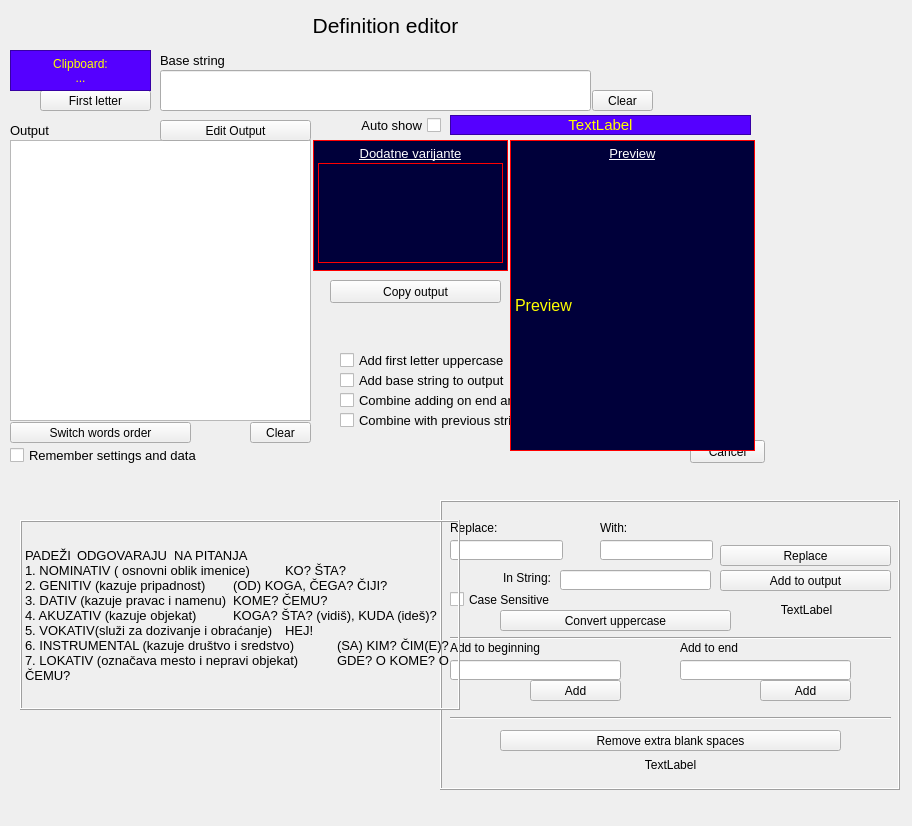
<?xml version="1.0" encoding="UTF-8"?>
<ui version="4.0">
 <class>Dialog</class>
 <widget class="QDialog" name="Dialog">
  <property name="geometry">
   <rect>
    <x>0</x>
    <y>0</y>
    <width>912</width>
    <height>826</height>
   </rect>
  </property>
  <property name="sizePolicy">
   <sizepolicy hsizetype="Preferred" vsizetype="Preferred">
    <horstretch>0</horstretch>
    <verstretch>0</verstretch>
   </sizepolicy>
  </property>
  <property name="focusPolicy">
   <enum>Qt::StrongFocus</enum>
  </property>
  <property name="windowTitle">
   <string>Dialog</string>
  </property>
  <widget class="QLabel" name="lbl_base">
   <property name="geometry">
    <rect>
     <x>160</x>
     <y>50</y>
     <width>221</width>
     <height>21</height>
    </rect>
   </property>
   <property name="font">
    <font>
     <pointsize>10</pointsize>
    </font>
   </property>
   <property name="text">
    <string>Base string</string>
   </property>
  </widget>
  <widget class="QTextEdit" name="txt_output">
   <property name="geometry">
    <rect>
     <x>10</x>
     <y>140</y>
     <width>301</width>
     <height>281</height>
    </rect>
   </property>
   <property name="font">
    <font>
     <pointsize>16</pointsize>
    </font>
   </property>
  </widget>
  <widget class="QLineEdit" name="txt_base">
   <property name="geometry">
    <rect>
     <x>160</x>
     <y>70</y>
     <width>431</width>
     <height>41</height>
    </rect>
   </property>
   <property name="font">
    <font>
     <pointsize>20</pointsize>
    </font>
   </property>
  </widget>
  <widget class="QCheckBox" name="chk_combo_prev">
   <property name="geometry">
    <rect>
     <x>340</x>
     <y>410</y>
     <width>271</width>
     <height>20</height>
    </rect>
   </property>
   <property name="font">
    <font>
     <pointsize>10</pointsize>
    </font>
   </property>
   <property name="text">
    <string>Combine with previous string</string>
   </property>
  </widget>
  <widget class="QCheckBox" name="chk_add_end">
   <property name="geometry">
    <rect>
     <x>510</x>
     <y>140</y>
     <width>181</width>
     <height>20</height>
    </rect>
   </property>
   <property name="text">
    <string>Add on end</string>
   </property>
  </widget>
  <widget class="QLabel" name="lbl_title">
   <property name="geometry">
    <rect>
     <x>0</x>
     <y>10</y>
     <width>771</width>
     <height>31</height>
    </rect>
   </property>
   <property name="font">
    <font>
     <pointsize>16</pointsize>
    </font>
   </property>
   <property name="text">
    <string>Definition editor</string>
   </property>
   <property name="alignment">
    <set>Qt::AlignCenter</set>
   </property>
  </widget>
  <widget class="QLabel" name="lbl_output">
   <property name="geometry">
    <rect>
     <x>10</x>
     <y>120</y>
     <width>221</width>
     <height>21</height>
    </rect>
   </property>
   <property name="font">
    <font>
     <pointsize>10</pointsize>
    </font>
   </property>
   <property name="text">
    <string>Output</string>
   </property>
  </widget>
  <widget class="QTextEdit" name="txt_end">
   <property name="geometry">
    <rect>
     <x>513</x>
     <y>160</y>
     <width>241</width>
     <height>71</height>
    </rect>
   </property>
   <property name="font">
    <font>
     <pointsize>12</pointsize>
    </font>
   </property>
  </widget>
  <widget class="QCheckBox" name="chk_add_beggining">
   <property name="geometry">
    <rect>
     <x>517</x>
     <y>250</y>
     <width>181</width>
     <height>20</height>
    </rect>
   </property>
   <property name="text">
    <string>Add on beggining</string>
   </property>
  </widget>
  <widget class="QTextEdit" name="txt_beggining">
   <property name="geometry">
    <rect>
     <x>520</x>
     <y>270</y>
     <width>231</width>
     <height>71</height>
    </rect>
   </property>
   <property name="font">
    <font>
     <pointsize>12</pointsize>
    </font>
   </property>
  </widget>
  <widget class="QCheckBox" name="chk_first_up">
   <property name="geometry">
    <rect>
     <x>340</x>
     <y>350</y>
     <width>341</width>
     <height>20</height>
    </rect>
   </property>
   <property name="font">
    <font>
     <pointsize>10</pointsize>
    </font>
   </property>
   <property name="text">
    <string>Add first letter uppercase</string>
   </property>
  </widget>
  <widget class="QPushButton" name="btn_generate">
   <property name="geometry">
    <rect>
     <x>320</x>
     <y>190</y>
     <width>181</width>
     <height>51</height>
    </rect>
   </property>
   <property name="font">
    <font>
     <pointsize>10</pointsize>
    </font>
   </property>
   <property name="text">
    <string>Generate</string>
   </property>
   <property name="autoDefault">
    <bool>false</bool>
   </property>
  </widget>
  <widget class="QPushButton" name="btn_copy">
   <property name="geometry">
    <rect>
     <x>330</x>
     <y>280</y>
     <width>171</width>
     <height>23</height>
    </rect>
   </property>
   <property name="text">
    <string>Copy output</string>
   </property>
   <property name="autoDefault">
    <bool>false</bool>
   </property>
  </widget>
  <widget class="QCheckBox" name="chk_combo_add">
   <property name="geometry">
    <rect>
     <x>340</x>
     <y>390</y>
     <width>351</width>
     <height>20</height>
    </rect>
   </property>
   <property name="font">
    <font>
     <pointsize>10</pointsize>
    </font>
   </property>
   <property name="text">
    <string>Combine adding on end and beggining.</string>
   </property>
  </widget>
  <widget class="QPushButton" name="btn_clear_beggining">
   <property name="geometry">
    <rect>
     <x>690</x>
     <y>342</y>
     <width>61</width>
     <height>21</height>
    </rect>
   </property>
   <property name="text">
    <string>Clear</string>
   </property>
   <property name="autoDefault">
    <bool>false</bool>
   </property>
  </widget>
  <widget class="QPushButton" name="btn_clear_end">
   <property name="geometry">
    <rect>
     <x>690</x>
     <y>232</y>
     <width>61</width>
     <height>21</height>
    </rect>
   </property>
   <property name="text">
    <string>Clear</string>
   </property>
   <property name="autoDefault">
    <bool>false</bool>
   </property>
  </widget>
  <widget class="QPushButton" name="btn_clear_output">
   <property name="geometry">
    <rect>
     <x>250</x>
     <y>422</y>
     <width>61</width>
     <height>21</height>
    </rect>
   </property>
   <property name="text">
    <string>Clear</string>
   </property>
   <property name="autoDefault">
    <bool>false</bool>
   </property>
  </widget>
  <widget class="QPushButton" name="btn_clear_base">
   <property name="geometry">
    <rect>
     <x>592</x>
     <y>90</y>
     <width>61</width>
     <height>21</height>
    </rect>
   </property>
   <property name="text">
    <string>Clear</string>
   </property>
   <property name="autoDefault">
    <bool>false</bool>
   </property>
  </widget>
  <widget class="QPushButton" name="btn_cancel">
   <property name="geometry">
    <rect>
     <x>690</x>
     <y>440</y>
     <width>75</width>
     <height>23</height>
    </rect>
   </property>
   <property name="text">
    <string>Cancel</string>
   </property>
   <property name="autoDefault">
    <bool>false</bool>
   </property>
  </widget>
  <widget class="QCheckBox" name="chk_remember">
   <property name="geometry">
    <rect>
     <x>10</x>
     <y>445</y>
     <width>271</width>
     <height>20</height>
    </rect>
   </property>
   <property name="font">
    <font>
     <pointsize>10</pointsize>
    </font>
   </property>
   <property name="text">
    <string>Remember settings and data</string>
   </property>
  </widget>
  <widget class="QPushButton" name="btn_edit_output">
   <property name="geometry">
    <rect>
     <x>160</x>
     <y>120</y>
     <width>151</width>
     <height>21</height>
    </rect>
   </property>
   <property name="text">
    <string>Edit Output</string>
   </property>
   <property name="autoDefault">
    <bool>false</bool>
   </property>
  </widget>
  <widget class="QCheckBox" name="chk_add_base">
   <property name="geometry">
    <rect>
     <x>340</x>
     <y>370</y>
     <width>271</width>
     <height>20</height>
    </rect>
   </property>
   <property name="font">
    <font>
     <pointsize>10</pointsize>
    </font>
   </property>
   <property name="text">
    <string>Add base string to output</string>
   </property>
  </widget>
  <widget class="QFrame" name="frm_edit">
   <property name="geometry">
    <rect>
     <x>440</x>
     <y>500</y>
     <width>460</width>
     <height>290</height>
    </rect>
   </property>
   <property name="frameShape">
    <enum>QFrame::Box</enum>
   </property>
   <property name="frameShadow">
    <enum>QFrame::Raised</enum>
   </property>
   <widget class="QLabel" name="lbl_edit_replace">
    <property name="geometry">
     <rect>
      <x>10</x>
      <y>20</y>
      <width>111</width>
      <height>16</height>
     </rect>
    </property>
    <property name="text">
     <string>Replace:</string>
    </property>
   </widget>
   <widget class="QLabel" name="lbl_edit_with">
    <property name="geometry">
     <rect>
      <x>160</x>
      <y>20</y>
      <width>111</width>
      <height>16</height>
     </rect>
    </property>
    <property name="text">
     <string>With:</string>
    </property>
    <property name="alignment">
     <set>Qt::AlignLeading|Qt::AlignLeft|Qt::AlignVCenter</set>
    </property>
   </widget>
   <widget class="QLineEdit" name="txt_edit_replace">
    <property name="geometry">
     <rect>
      <x>10</x>
      <y>40</y>
      <width>113</width>
      <height>20</height>
     </rect>
    </property>
   </widget>
   <widget class="QLineEdit" name="txt_edit_with">
    <property name="geometry">
     <rect>
      <x>160</x>
      <y>40</y>
      <width>113</width>
      <height>20</height>
     </rect>
    </property>
   </widget>
   <widget class="QPushButton" name="btn_edit_switch">
    <property name="geometry">
     <rect>
      <x>130</x>
      <y>40</y>
      <width>21</width>
      <height>23</height>
     </rect>
    </property>
    <property name="text">
     <string/>
    </property>
    <property name="icon">
     <iconset>
      <normaloff>../images/switch_left_right.png</normaloff>../images/switch_left_right.png</iconset>
    </property>
    <property name="autoDefault">
     <bool>false</bool>
    </property>
    <property name="flat">
     <bool>true</bool>
    </property>
   </widget>
   <widget class="QPushButton" name="btn_edit_replace">
    <property name="geometry">
     <rect>
      <x>280</x>
      <y>45</y>
      <width>171</width>
      <height>21</height>
     </rect>
    </property>
    <property name="text">
     <string>Replace</string>
    </property>
    <property name="autoDefault">
     <bool>false</bool>
    </property>
   </widget>
   <widget class="QPushButton" name="btn_edit_replace_add">
    <property name="geometry">
     <rect>
      <x>280</x>
      <y>70</y>
      <width>171</width>
      <height>21</height>
     </rect>
    </property>
    <property name="text">
     <string>Add to output</string>
    </property>
    <property name="autoDefault">
     <bool>false</bool>
    </property>
   </widget>
   <widget class="QLabel" name="lbl_edit_in_string">
    <property name="geometry">
     <rect>
      <x>10</x>
      <y>70</y>
      <width>101</width>
      <height>16</height>
     </rect>
    </property>
    <property name="text">
     <string>In String:</string>
    </property>
    <property name="alignment">
     <set>Qt::AlignRight|Qt::AlignTrailing|Qt::AlignVCenter</set>
    </property>
   </widget>
   <widget class="QLineEdit" name="txt_edit_in_string">
    <property name="geometry">
     <rect>
      <x>120</x>
      <y>70</y>
      <width>151</width>
      <height>20</height>
     </rect>
    </property>
   </widget>
   <widget class="QCheckBox" name="chk_edit_case">
    <property name="geometry">
     <rect>
      <x>10</x>
      <y>89</y>
      <width>261</width>
      <height>21</height>
     </rect>
    </property>
    <property name="text">
     <string>Case Sensitive</string>
    </property>
    <property name="icon">
     <iconset>
      <normaloff>../images/case.png</normaloff>../images/case.png</iconset>
    </property>
   </widget>
   <widget class="Line" name="line">
    <property name="geometry">
     <rect>
      <x>10</x>
      <y>130</y>
      <width>441</width>
      <height>16</height>
     </rect>
    </property>
    <property name="orientation">
     <enum>Qt::Horizontal</enum>
    </property>
   </widget>
   <widget class="QLabel" name="lbl_edit_add_beg">
    <property name="geometry">
     <rect>
      <x>10</x>
      <y>140</y>
      <width>231</width>
      <height>16</height>
     </rect>
    </property>
    <property name="text">
     <string>Add to beginning</string>
    </property>
   </widget>
   <widget class="QLineEdit" name="txt_edit_add_beg">
    <property name="geometry">
     <rect>
      <x>10</x>
      <y>160</y>
      <width>171</width>
      <height>20</height>
     </rect>
    </property>
   </widget>
   <widget class="QLabel" name="lbl_edit_add_end">
    <property name="geometry">
     <rect>
      <x>240</x>
      <y>140</y>
      <width>211</width>
      <height>16</height>
     </rect>
    </property>
    <property name="text">
     <string>Add to end</string>
    </property>
   </widget>
   <widget class="QLineEdit" name="txt_edit_add_end">
    <property name="geometry">
     <rect>
      <x>240</x>
      <y>160</y>
      <width>171</width>
      <height>20</height>
     </rect>
    </property>
   </widget>
   <widget class="QPushButton" name="btn_edit_add_beg">
    <property name="geometry">
     <rect>
      <x>90</x>
      <y>180</y>
      <width>91</width>
      <height>21</height>
     </rect>
    </property>
    <property name="text">
     <string>Add</string>
    </property>
    <property name="autoDefault">
     <bool>false</bool>
    </property>
   </widget>
   <widget class="QPushButton" name="btn_edit_add_end">
    <property name="geometry">
     <rect>
      <x>320</x>
      <y>180</y>
      <width>91</width>
      <height>21</height>
     </rect>
    </property>
    <property name="text">
     <string>Add</string>
    </property>
    <property name="autoDefault">
     <bool>false</bool>
    </property>
   </widget>
   <widget class="Line" name="line_2">
    <property name="geometry">
     <rect>
      <x>10</x>
      <y>210</y>
      <width>441</width>
      <height>16</height>
     </rect>
    </property>
    <property name="orientation">
     <enum>Qt::Horizontal</enum>
    </property>
   </widget>
   <widget class="QPushButton" name="btn_edit_spaces">
    <property name="geometry">
     <rect>
      <x>60</x>
      <y>230</y>
      <width>341</width>
      <height>21</height>
     </rect>
    </property>
    <property name="text">
     <string>Remove extra blank spaces</string>
    </property>
    <property name="autoDefault">
     <bool>false</bool>
    </property>
   </widget>
   <widget class="QLabel" name="lbl_edit_msg">
    <property name="geometry">
     <rect>
      <x>286</x>
      <y>90</y>
      <width>161</width>
      <height>41</height>
     </rect>
    </property>
    <property name="text">
     <string>TextLabel</string>
    </property>
    <property name="alignment">
     <set>Qt::AlignCenter</set>
    </property>
    <property name="wordWrap">
     <bool>true</bool>
    </property>
    <property name="textInteractionFlags">
     <set>Qt::LinksAccessibleByMouse|Qt::TextSelectableByMouse</set>
    </property>
   </widget>
   <widget class="QPushButton" name="btn_edit_close">
    <property name="geometry">
     <rect>
      <x>441</x>
      <y>0</y>
      <width>20</width>
      <height>21</height>
     </rect>
    </property>
    <property name="text">
     <string/>
    </property>
    <property name="icon">
     <iconset>
      <normaloff>../images/close.png</normaloff>../images/close.png</iconset>
    </property>
    <property name="iconSize">
     <size>
      <width>20</width>
      <height>20</height>
     </size>
    </property>
    <property name="autoDefault">
     <bool>false</bool>
    </property>
    <property name="flat">
     <bool>true</bool>
    </property>
   </widget>
   <widget class="QLabel" name="lbl_msg_spaces">
    <property name="geometry">
     <rect>
      <x>10</x>
      <y>255</y>
      <width>441</width>
      <height>20</height>
     </rect>
    </property>
    <property name="text">
     <string>TextLabel</string>
    </property>
    <property name="alignment">
     <set>Qt::AlignCenter</set>
    </property>
   </widget>
   <widget class="QPushButton" name="btn_edit_case">
    <property name="geometry">
     <rect>
      <x>60</x>
      <y>110</y>
      <width>231</width>
      <height>21</height>
     </rect>
    </property>
    <property name="text">
     <string>Convert uppercase</string>
    </property>
    <property name="autoDefault">
     <bool>false</bool>
    </property>
   </widget>
  </widget>
  <widget class="QFrame" name="frm_padezi">
   <property name="geometry">
    <rect>
     <x>20</x>
     <y>520</y>
     <width>440</width>
     <height>190</height>
    </rect>
   </property>
   <property name="frameShape">
    <enum>QFrame::Box</enum>
   </property>
   <property name="frameShadow">
    <enum>QFrame::Raised</enum>
   </property>
   <widget class="QLabel" name="lbl_padezi_text">
    <property name="geometry">
     <rect>
      <x>5</x>
      <y>0</y>
      <width>430</width>
      <height>190</height>
     </rect>
    </property>
    <property name="font">
     <font>
      <pointsize>10</pointsize>
     </font>
    </property>
    <property name="text">
     <string>PADEŽI	ODGOVARAJU  NA PITANJA
1. NOMINATIV ( osnovni oblik imenice)	KO? ŠTA?
2. GENITIV (kazuje pripadnost)	(OD) KOGA, ČEGA? ČIJI?
3. DATIV (kazuje pravac i namenu)	KOME? ČEMU?
4. AKUZATIV (kazuje objekat)	KOGA? ŠTA? (vidiš), KUDA (ideš)?
5. VOKATIV(služi za dozivanje i obraćanje)	HEJ!
6. INSTRUMENTAL (kazuje društvo i sredstvo)	(SA) KIM? ČIM(E)?
7. LOKATIV (označava mesto i nepravi objekat)	GDE? O KOME? O ČEMU?</string>
    </property>
    <property name="wordWrap">
     <bool>true</bool>
    </property>
   </widget>
   <widget class="QPushButton" name="btn_padezi_close">
    <property name="geometry">
     <rect>
      <x>410</x>
      <y>0</y>
      <width>30</width>
      <height>30</height>
     </rect>
    </property>
    <property name="text">
     <string/>
    </property>
    <property name="icon">
     <iconset>
      <normaloff>../images/close.png</normaloff>../images/close.png</iconset>
    </property>
    <property name="iconSize">
     <size>
      <width>28</width>
      <height>28</height>
     </size>
    </property>
    <property name="autoDefault">
     <bool>false</bool>
    </property>
    <property name="flat">
     <bool>true</bool>
    </property>
   </widget>
   <widget class="QLabel" name="lbl_padezi_img">
    <property name="geometry">
     <rect>
      <x>0</x>
      <y>0</y>
      <width>441</width>
      <height>190</height>
     </rect>
    </property>
    <property name="text">
     <string/>
    </property>
    <property name="pixmap">
     <pixmap>../images/padezi.jpg</pixmap>
    </property>
    <property name="scaledContents">
     <bool>true</bool>
    </property>
   </widget>
   <zorder>lbl_padezi_text</zorder>
   <zorder>lbl_padezi_img</zorder>
   <zorder>btn_padezi_close</zorder>
  </widget>
  <widget class="QPushButton" name="btn_first_letter">
   <property name="geometry">
    <rect>
     <x>40</x>
     <y>90</y>
     <width>111</width>
     <height>21</height>
    </rect>
   </property>
   <property name="text">
    <string>First letter</string>
   </property>
   <property name="autoDefault">
    <bool>false</bool>
   </property>
  </widget>
  <widget class="QPushButton" name="btn_switch_words_order">
   <property name="geometry">
    <rect>
     <x>10</x>
     <y>422</y>
     <width>181</width>
     <height>21</height>
    </rect>
   </property>
   <property name="text">
    <string>Switch words order</string>
   </property>
   <property name="autoDefault">
    <bool>false</bool>
   </property>
  </widget>
  <widget class="QFrame" name="frm_variant">
   <property name="geometry">
    <rect>
     <x>313</x>
     <y>140</y>
     <width>195</width>
     <height>131</height>
    </rect>
   </property>
   <property name="styleSheet">
    <string notr="true">QFrame {color: rgb(255, 255, 0); background-color: #00003a; border: 1px solid #ff0000;}</string>
   </property>
   <property name="frameShape">
    <enum>QFrame::StyledPanel</enum>
   </property>
   <property name="frameShadow">
    <enum>QFrame::Raised</enum>
   </property>
   <widget class="QLabel" name="lbl_variant_title">
    <property name="geometry">
     <rect>
      <x>5</x>
      <y>5</y>
      <width>185</width>
      <height>17</height>
     </rect>
    </property>
    <property name="font">
     <font>
      <pointsize>10</pointsize>
      <underline>true</underline>
     </font>
    </property>
    <property name="styleSheet">
     <string notr="true">QLabel {color: #ffffff; background-color: transparent; border: 0px;}</string>
    </property>
    <property name="text">
     <string>Dodatne varijante</string>
    </property>
    <property name="alignment">
     <set>Qt::AlignCenter</set>
    </property>
   </widget>
   <widget class="QPushButton" name="btn_variant_close">
    <property name="geometry">
     <rect>
      <x>173</x>
      <y>2</y>
      <width>20</width>
      <height>21</height>
     </rect>
    </property>
    <property name="text">
     <string/>
    </property>
    <property name="icon">
     <iconset>
      <normaloff>../images/close.png</normaloff>../images/close.png</iconset>
    </property>
    <property name="iconSize">
     <size>
      <width>20</width>
      <height>20</height>
     </size>
    </property>
    <property name="autoDefault">
     <bool>false</bool>
    </property>
    <property name="flat">
     <bool>true</bool>
    </property>
   </widget>
   <widget class="QPushButton" name="btn_variant_opt1">
    <property name="geometry">
     <rect>
      <x>10</x>
      <y>40</y>
      <width>175</width>
      <height>21</height>
     </rect>
    </property>
    <property name="styleSheet">
     <string notr="true">QPushButton {color: rgb(255, 255, 0); background-color: rgb(85, 0, 255); border: 1px solid #3700a5;}
QPushButton:hover {color: rgb(255, 255, 0); background-color: #2356ff; border: 1px solid #7ce7ff;}</string>
    </property>
    <property name="text">
     <string>Clear</string>
    </property>
    <property name="autoDefault">
     <bool>false</bool>
    </property>
    <property name="flat">
     <bool>false</bool>
    </property>
   </widget>
   <widget class="QPushButton" name="btn_variant_opt2">
    <property name="geometry">
     <rect>
      <x>10</x>
      <y>70</y>
      <width>175</width>
      <height>21</height>
     </rect>
    </property>
    <property name="styleSheet">
     <string notr="true">QPushButton {color: rgb(255, 255, 0); background-color: rgb(85, 0, 255); border: 1px solid #3700a5;}
QPushButton:hover {color: rgb(255, 255, 0); background-color: #2356ff; border: 1px solid #7ce7ff;}</string>
    </property>
    <property name="text">
     <string>Clear</string>
    </property>
    <property name="autoDefault">
     <bool>false</bool>
    </property>
    <property name="flat">
     <bool>false</bool>
    </property>
   </widget>
   <widget class="QPushButton" name="btn_variant_opt3">
    <property name="geometry">
     <rect>
      <x>10</x>
      <y>100</y>
      <width>175</width>
      <height>21</height>
     </rect>
    </property>
    <property name="styleSheet">
     <string notr="true">QPushButton {color: rgb(255, 255, 0); background-color: rgb(85, 0, 255); border: 1px solid #3700a5;}
QPushButton:hover {color: rgb(255, 255, 0); background-color: #2356ff; border: 1px solid #7ce7ff;}</string>
    </property>
    <property name="text">
     <string>Clear</string>
    </property>
    <property name="autoDefault">
     <bool>false</bool>
    </property>
    <property name="flat">
     <bool>false</bool>
    </property>
   </widget>
   <widget class="QListWidget" name="lst_variant">
    <property name="geometry">
     <rect>
      <x>5</x>
      <y>23</y>
      <width>185</width>
      <height>100</height>
     </rect>
    </property>
    <property name="styleSheet">
     <string notr="true">QListWidget::item:selected {
    background-color: #008400; /* blue color */
    color: #ffffff; /* white color */
}</string>
    </property>
   </widget>
  </widget>
  <widget class="QFrame" name="frm_variant_pre">
   <property name="geometry">
    <rect>
     <x>510</x>
     <y>140</y>
     <width>245</width>
     <height>311</height>
    </rect>
   </property>
   <property name="styleSheet">
    <string notr="true">QFrame {color: rgb(255, 255, 0); background-color: #00003a; border: 1px solid #ff0000;}</string>
   </property>
   <property name="frameShape">
    <enum>QFrame::StyledPanel</enum>
   </property>
   <property name="frameShadow">
    <enum>QFrame::Raised</enum>
   </property>
   <widget class="QLabel" name="lbl_variant_pre_title">
    <property name="geometry">
     <rect>
      <x>5</x>
      <y>5</y>
      <width>235</width>
      <height>17</height>
     </rect>
    </property>
    <property name="font">
     <font>
      <pointsize>10</pointsize>
      <underline>true</underline>
     </font>
    </property>
    <property name="styleSheet">
     <string notr="true">QLabel {color: #ffffff; background-color: transparent; border: 0px;}</string>
    </property>
    <property name="text">
     <string>Preview</string>
    </property>
    <property name="alignment">
     <set>Qt::AlignCenter</set>
    </property>
   </widget>
   <widget class="QLabel" name="lbl_variant_pre_content">
    <property name="geometry">
     <rect>
      <x>5</x>
      <y>30</y>
      <width>235</width>
      <height>271</height>
     </rect>
    </property>
    <property name="font">
     <font>
      <pointsize>12</pointsize>
      <underline>false</underline>
     </font>
    </property>
    <property name="styleSheet">
     <string notr="true">QLabel {color: #ffff00; background-color: transparent; border: 0px;}</string>
    </property>
    <property name="text">
     <string>Preview</string>
    </property>
    <property name="alignment">
     <set>Qt::AlignLeading|Qt::AlignLeft|Qt::AlignVCenter</set>
    </property>
   </widget>
  </widget>
  <widget class="QPushButton" name="btn_clip_content">
   <property name="geometry">
    <rect>
     <x>10</x>
     <y>50</y>
     <width>141</width>
     <height>41</height>
    </rect>
   </property>
   <property name="styleSheet">
    <string notr="true">QPushButton {color: rgb(255, 255, 0); background-color: rgb(85, 0, 255); border: 1px solid #3700a5;}
QPushButton:hover {color: rgb(255, 255, 0); background-color: #2356ff; border: 1px solid #7ce7ff;}</string>
   </property>
   <property name="text">
    <string>Clipboard:
...</string>
   </property>
   <property name="autoDefault">
    <bool>false</bool>
   </property>
  </widget>
  <widget class="QCheckBox" name="chk_auto_show">
   <property name="geometry">
    <rect>
     <x>330</x>
     <y>115</y>
     <width>111</width>
     <height>20</height>
    </rect>
   </property>
   <property name="font">
    <font>
     <pointsize>10</pointsize>
    </font>
   </property>
   <property name="layoutDirection">
    <enum>Qt::RightToLeft</enum>
   </property>
   <property name="text">
    <string>Auto show</string>
   </property>
  </widget>
  <widget class="QLabel" name="lbl_auto_show">
   <property name="geometry">
    <rect>
     <x>450</x>
     <y>115</y>
     <width>301</width>
     <height>20</height>
    </rect>
   </property>
   <property name="font">
    <font>
     <pointsize>11</pointsize>
    </font>
   </property>
   <property name="styleSheet">
    <string notr="true">QLabel {color: rgb(255, 255, 0); background-color: rgb(85, 0, 255); border: 1px solid #3700a5;}
QLabel:hover {color: rgb(255, 255, 0); background-color: #2356ff; border: 1px solid #7ce7ff;}</string>
   </property>
   <property name="text">
    <string>TextLabel</string>
   </property>
   <property name="alignment">
    <set>Qt::AlignCenter</set>
   </property>
  </widget>
  <zorder>lbl_base</zorder>
  <zorder>txt_output</zorder>
  <zorder>txt_base</zorder>
  <zorder>chk_combo_prev</zorder>
  <zorder>chk_add_end</zorder>
  <zorder>lbl_title</zorder>
  <zorder>lbl_output</zorder>
  <zorder>txt_end</zorder>
  <zorder>chk_add_beggining</zorder>
  <zorder>txt_beggining</zorder>
  <zorder>chk_first_up</zorder>
  <zorder>btn_generate</zorder>
  <zorder>btn_copy</zorder>
  <zorder>chk_combo_add</zorder>
  <zorder>btn_clear_beggining</zorder>
  <zorder>btn_clear_end</zorder>
  <zorder>btn_clear_output</zorder>
  <zorder>btn_clear_base</zorder>
  <zorder>btn_cancel</zorder>
  <zorder>chk_remember</zorder>
  <zorder>btn_edit_output</zorder>
  <zorder>chk_add_base</zorder>
  <zorder>frm_edit</zorder>
  <zorder>frm_padezi</zorder>
  <zorder>btn_first_letter</zorder>
  <zorder>btn_switch_words_order</zorder>
  <zorder>frm_variant_pre</zorder>
  <zorder>btn_clip_content</zorder>
  <zorder>chk_auto_show</zorder>
  <zorder>lbl_auto_show</zorder>
  <zorder>frm_variant</zorder>
 </widget>
 <resources/>
 <connections/>
</ui>
